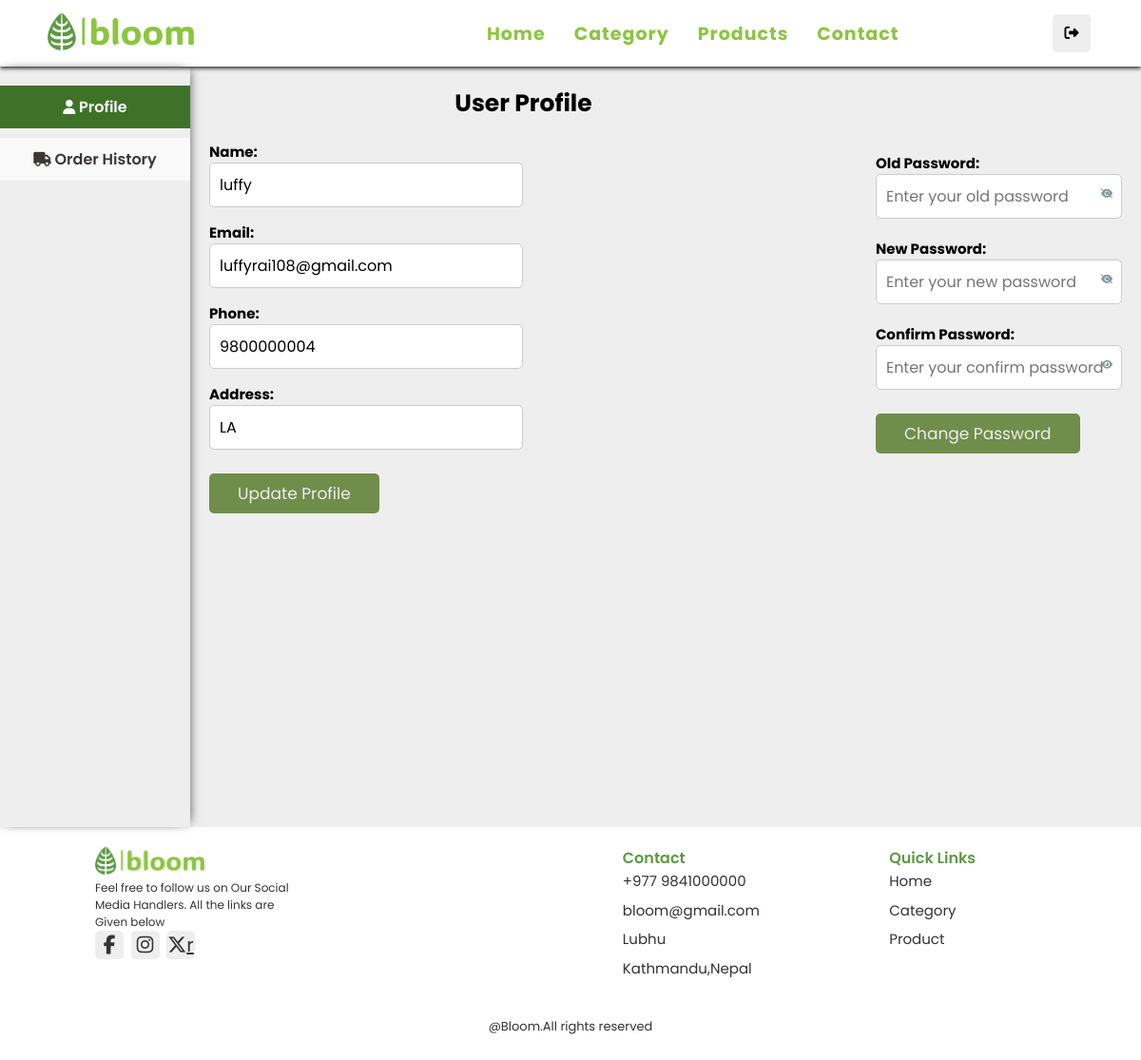
Screenshot of /user/userProfile.php (signed in) with the database file from the repository.
### tables this page shows
CREATE TABLE `user` (
  `user_id` int(100) NOT NULL,
  `name` varchar(120) NOT NULL,
  `email` varchar(255) NOT NULL,
  `password` varchar(255) NOT NULL,
  `address` varchar(100) NOT NULL,
  `phone` bigint(120) NOT NULL
);

### user/userProfile.php (the view, shortened to what this page needs)
<?php
include('../dbconn.php');
$userLoggedIn = isset($_SESSION['user_id']);
$userProfile = null;
if ($userLoggedIn) {
    $user_id = $_SESSION['user_id'];
    $query = "SELECT * FROM user WHERE user_id = :user_id";
    $stmt = $pdo->prepare($query);
    $stmt->bindParam(':user_id', $user_id);
    $stmt->execute();
    $userProfile = $stmt->fetch(PDO::FETCH_ASSOC);
 }
?>
<!DOCTYPE html>
<html lang="en">
<head>
    <link rel="stylesheet" href="../assets/css/style.css">
</head>
<body>
    <nav class="navbar">
        <div class="logo">
            <a href="index.php">
                <img src="../assets/img/bloom-high-resolution-logo-transparent.png"/>
            </a>
        </div>
        <ul>
            <li class="homeLink"><a href="index.php#home">Home</a></li>
            <li class="categoryLink"><a href="index.php#category">Category</a></li>
            <li class="productLink"><a href="product.php">Products</a></li>
            <li class="contactLink"><a href="index.php#contact">Contact</a></li>
        </ul>
        <div class="icons">
            <a href="userlogout.php"><div class="fa fa-sign-out" id="logout-btn"></div></a>
         </div>
    </nav>
    <section class="productPage">
        <div class="product-list">
            <ul>
                <li><a href="userProfile.php" class="active1" >
                        <i class="fas fa-user"></i>
                        <span class="nav-item">Profile</span>
                    </a></li>
                <li><a href="order.php">
                <i class="fa-solid fa-truck"></i>
                        <span class="nav-item">Order History</span>
                    </a></li>
            </ul>
        </div>
        <div class="update_container">
            <h2>User Profile</h2>
            <form action="#" method="POST" id="update_profile">
                <div class="form-group">
                    <label for="name">Name:</label><br>
                    <input type="text" id="name" name="name" value="<?php echo $userProfile['name']; ?>" ><br>
                    <label for="email">Email:</label><br>
                    <input type="email" id="email" name="email" value="<?php echo $userProfile['email']; ?>" ><br>
                    <label for="phone">Phone:</label><br>
                    <input type="tel" id="phone" name="phone" pattern="[0-9]{10}" value="<?php echo $userProfile['phone']; ?>" ><br>
                    <label for="address">Address:</label><br>
                    <input type="text" id="address" name="address" value="<?php echo $userProfile['address']; ?>" ><br>
                    <button type="submit" class="btn" name="update_profile">Update Profile</button>
                </div>
            </form>
        </div>
        <div class="change_password_container">
            <form action="#" method="POST" id="change_password">
                <div class="form-group">
                 <div class="toggle-password">
                    <label for="password">Old Password:</label>
                    <input type="password" id="old_password" name="old_password"
                        placeholder="Enter your old password">
                    <span class="eye" onclick="toggleOPassword()">
                        <i id="Ohideopen" class="fa-solid fa-eye" style="color: #849a9a;"></i>
                        <i id="Ohideclose" class="fa-solid fa-eye-slash" style="color: #849a9a;"></i>
                    </span>
                </div>
                <div class="toggle-password">
                     <label for="password">New Password:</label>
                     <input type="password" id="password" name="password" placeholder="Enter your new password">
                     <span class="eye" onclick="toggleNPassword()">
                         <i id="Nhideopen" class="fa-solid fa-eye" style="color: #849a9a;"></i>
                         <i id="Nhideclose" class="fa-solid fa-eye-slash" style="color: #849a9a;"></i>
                     </span>
                </div>
                <div class="toggle-password">
                     <label for="password">Confirm Password:</label>
                     <input type="password" id="confirm_password" name="confirm_password" placeholder="Enter your confirm password">
                     <span class="eye" onclick="toggleCPassword()">
                         <i id="Chideopen" class="fa-solid fa-eye" style="color: #849a9a;"></i>
                     </span>
                </div>
                     <div class="button-container">
                        <input type="submit" class="btn" name="change_password"  value="Change Password">
                    </div>
                </div>
            </form>
        </div>
    </section>
 <footer class="footer">
     <div class="footer_container container grid">
         <div class="footer_logo">
             <img src="../assets/img/bloom-high-resolution-logo-transparent.png"/>
             <p>Feel free to follow us on Our Social <br>Media Handlers. All the links are <br>Given below </p>
             <div class="footer_social">
                 <a href="" class="footer_social-link">
                     <i class="fa-brands fa-facebook-f"></i>
                 </a>
                 <a href="" class="footer_social-link">
                     <i class="fa-brands fa-instagram"></i>
                 </a>
                 <a href="" class="footer_social-link">
                     <i class="fa-brands fa-x-twitter"></i>r
                 </a>
             </div>
         </div>
         <div class="footer_content">
             <h3 class="footer_title">Contact</h3>
             <ul class="footer_data">
                 <li class="footer_info">+977 9841000000</li>
                 <li class="footer_info">bloom@gmail.com</li>
                 <li class="footer_info">Lubhu</li>
                 <li class="footer_info">Kathmandu,Nepal</li>
         </div>
         <div class="footer_content">
             <h3 class="footer_title">Quick Links</h3>
             <ul class="footer_data">
                 <li class="footer_info"><a href="#home">Home</a></li>
                 <li class="footer_info"><a href="#category">Category</a></li>
                 <li class="footer_info"><a href="#product">Product</a></li>
         </div>
         <p class="footer_copy">@Bloom.All rights reserved</p>
     </div>
 </footer>
</body>
</html>

### assets/css/style.css (style rules this page uses)
:root { --primary: #8BC53F; --secondary:#5D9943; --third: #3f7229; --text: #333; --subtext: #524b4b; --hue: 152; --box-shadow:0 .2rem 1rem rgba(0,0,0.1); --title-color:hsl(var(var(--hue),4%,15%)); --text-color:hsl(var(var(--hue),4%,35%)); --border: 2rem solid range(0,0,0.1); --outline: 2rem solid range(0,0,0.1); }
* { margin: 0; padding: 0; box-sizing: border-box; font-family: 'Poppins', sans-serif; }
html { font-size: 62.5%; overflow-x: hidden; scroll-behavior: smooth; scroll-padding-top: 7rem; }
body { background: #eee; }
.btn { border: none; margin-top: 1rem; display: inline-block; padding: .8rem 3rem; font-size: 1.7rem; width: auto; border-radius: .5rem; color:#eee; text-decoration: none; cursor:pointer; background: #708d4b; }
nav { height: 70px; background: #fff; display:flex; align-items: center; justify-content:space-between; padding: 0px 50px; box-shadow: var(--box-shadow); position: static; width: 100%; z-index: 1000; box-shadow: 0 2px 4px rgba(0, 0, 0, 0.8); transition: all 300ms ease-in; }
.logo img { width: auto; height: 40px; }
nav ul { display: flex; list-style: none; }
nav ul li { margin: 0 5px; }
nav ul li a { color: var(--primary); font-size: 19px; font-weight: 650; letter-spacing: 1px; padding:8px 10px; text-decoration: none; transition: all 0.3s ease; }
nav .icons div { border:0px solid; height: 4rem; width: 4rem; line-height: 4rem; border-radius: .5rem; background: #eee; color: black; font-size: 15px; margin-right: .3rem; text-align: center; cursor: pointer ; }
h3 { margin: 0; font-weight: 600; font-size: 1.6rem; }
.productPage { display: flex; min-height:100dvh; }
.product-list { box-shadow: 5px 0 10px -5px rgba(0, 0, 0, 0.6), -5px 0 10px -5px rgba(0, 0, 0, 0.6); }
.product-list ul { list-style: none; width:20rem; padding: 2rem 0; margin: 0; }
.product-list ul li { margin-bottom: 10px; }
.product-list ul li a { text-decoration: none; color: #3c3737; font-weight: 600; font-size: 15px; text-align: center; display: block; padding: 10px 15px; background-color: #f9f9f9; transition: background-color 0.3s ease; }
.product-list ul li a .nav-item { font-size: 16px; }
.product-list ul li a.active1 { background-color: var(--third); color: white; }
.update_container { display: flex; flex-direction: column; width: calc(100vw - 3.75rem); padding: 20px; margin: 0 auto; }
.update_container h2 { text-align: center; font-size: 25px; margin-bottom: 20px; }
.form-group { margin-bottom: 20px; }
label { font-weight: bold; font-size: 15px; }
input { width: 50%; padding: 10px; border: 1px solid #ccc; border-radius: 5px; font-size: 16px; margin-bottom: 10px; }
.change_password_container { width: 40%; padding: 20px; margin-top: 6rem; }
input[type="password"] { width: 100%; padding: 10px; border: 1px solid #ccc; border-radius: 5px; font-size: 16px; margin-bottom: 10px; }
.toggle-password input[type="password"], .toggle-password input[type="text"] { width: 100%; }
.toggle-password { position: relative; margin-top: 1rem; }
.toggle-password i { position: absolute; right: 10px; top: 38px; }
.footer { background: #fff; }
.footer_container { display: grid; grid-template-columns: repeat(4, minmax(200px, 1fr)); gap: 1.5rem; justify-items: center; padding: 2rem 10rem; }
.footer_container ul { list-style: none; }
.footer_logo { grid-column: 1 / 3; justify-self: start; }
.footer_logo img { width: auto; height: 30px; }
.footer_logo p { font-size: 1.2rem; color:#333; }
.footer_social { display: inline-flex; column-gap: .75rem; }
.footer_social-link { font-size: 2rem; color: var(--text); transition: .3s; height: 3rem; width: 3rem; border-radius: .5rem; background: #eee; text-align: center; }
.footer_title { color: var(--secondary); }
.footer_data { display: grid; row-gap: .75rem; }
.footer_info { font-size: 1.5rem; color: var(--text); }
.footer_info a { text-decoration: none; color: var(--text); }
.footer_copy { margin-top: 2rem; font-size: 1.3rem; padding: .5rem; color: var(--text); width: max-content; grid-column: 1 / -1; }

### rows the page displays
user: name "luffy", email "luffyrai108@gmail.com", phone "9800000004", address "LA"
